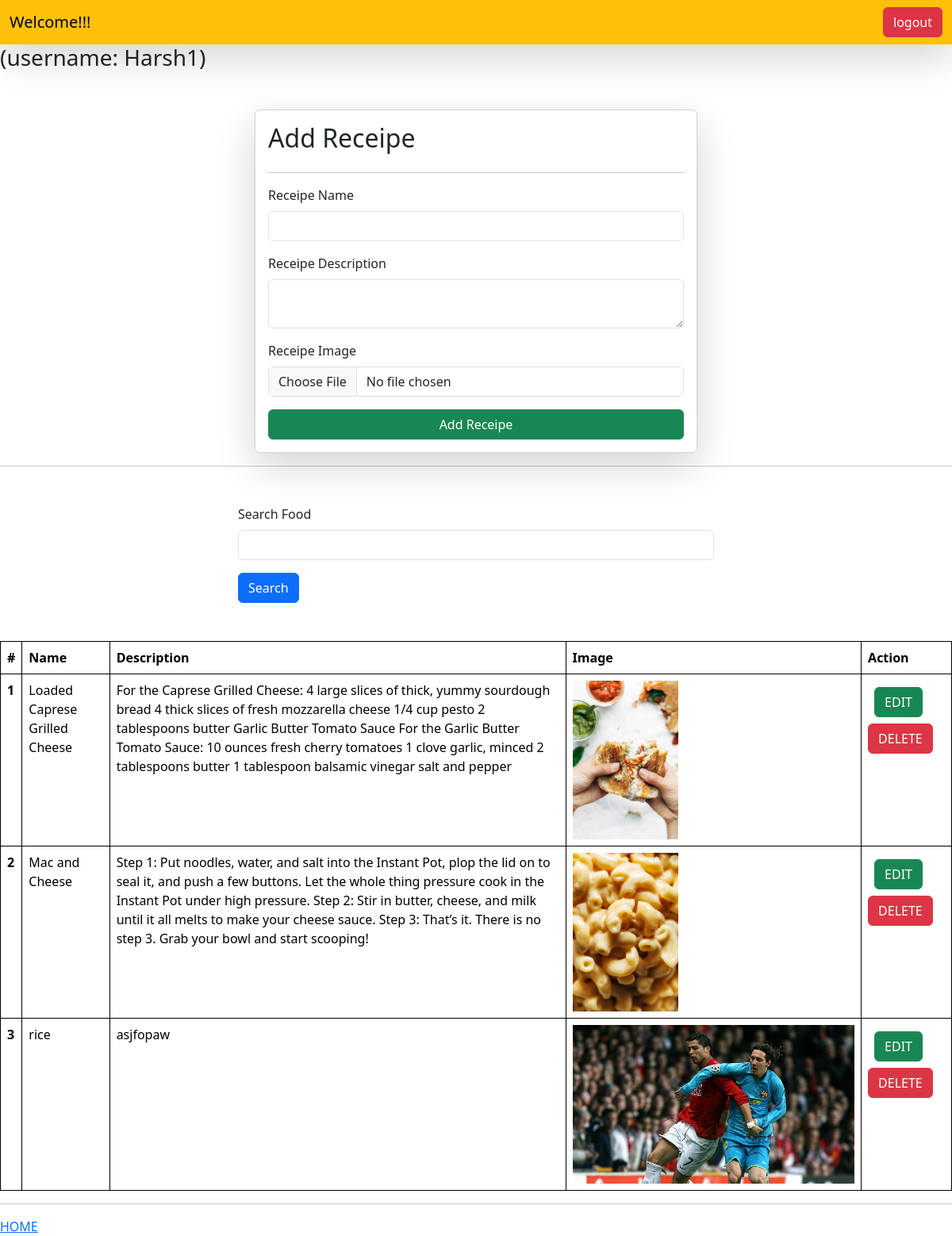
The page /receipes/ (signed in) on the database its author committed.
### vege/models.py (models this page shows)
class Receipe(models.Model):
    user = models.ForeignKey(User, on_delete=models.SET_NULL, null=True, blank=True)
    name = models.CharField(max_length=100)
    description = models.TextField()
    image = models.ImageField(upload_to="receipe")

### vege/views.py (the view, shortened to what this page needs)
# urls.py: path('receipes/', receipes, name='receipes'),
@login_required(login_url="/login/")
def receipes(request):
    query_set = Receipe.objects.all()
    if request.GET.get('search'):
        print(request.GET.get('search'))
        query_set = query_set.filter(name__icontains = request.GET.get('search'))
    context = {'page': 'Receipes page', 'receipes': query_set}
    return render(request, 'receipes.html', context)

### vege/templates/receipes.html (shortened to what this page needs)
{% extends "base.html" %}
{% block startHarsh %}
<h3>{{request.user.first_name}} {{request.user.last_name}} (username: {{request.user}})</h3>
<div class="container mt-5">
    <form class="col-6 mx-auto card p-3 shadow-lg" method="post" enctype="multipart/form-data">
      <h2>Add Receipe</h2>
      <hr>
      <div class="mb-3">
        <label for="exampleInputEmail1" class="form-label" >Receipe Name</label>
        <input name="name" required type="text" class="form-control">
      </div>
      <div class="mb-3">
        <label for="exampleInputPassword1" class="form-label" >Receipe Description</label>
        <textarea class="form-control" name="description" required></textarea>
      </div>
      <div class="mb-3">
          <label for="exampleInputPassword1" class="form-label" >Receipe Image</label>
          <input name="image" type="file" class="form-control"></input>
      </div>
      <button type="submit" class="btn btn-success">Add Receipe</button>
    </form>
</div>
<hr>
<div class="mt-5">
    <div class="mx-auto col-6">
        <form>
            <div class="mb-3">
                <label for="exampleSearch" class="form-label" >Search Food</label>
                <input name="search" type="text" class="form-control">
            </div>
            <button type="submit" class="btn btn-primary">Search</button>
        </form>
    </div>
</div>
<table class="table mt-5">
  <thead>
    <tr>
      <th scope="col">#</th>
      <th scope="col">Name</th>
      <th scope="col">Description</th>
      <th scope="col">Image</th>
      <th scope="col">Action</th>
    </tr>
  </thead>
  <tbody>
    {% for r in receipes %}
        <tr>
          <th scope="row">{{forloop.counter}}</th>
          <td>{{r.name}}</td>
          <td>{{r.description}}</td>
          <td>
              <img src="/media/{{r.image}}" style="height: 200px">
          </td>
          <td>
              <a href="/update-receipe/{{r.id}}/" class="btn btn-success m-2" >EDIT</a>
              <a href="/delete-receipe/{{r.id}}/" class="btn btn-danger">DELETE</a>
          </td>
        </tr>
    {% endfor %}
  </tbody>
</table>
<hr>
<a href="/">
        HOME
</a>
{% endblock %}

### home/templates/base.html (shortened to what this page needs)
<!doctype html>
<html lang="en">
<head>
    <link href="https://cdn.jsdelivr.net/npm/bootstrap@5.3.3/dist/css/bootstrap.min.css" rel="stylesheet">
</head>
<body>
    <nav class="navbar bg-warning shadow-lg" >
      <div class="container-fluid">
        <a class="navbar-brand">Welcome!!!</a>
        <form class="d-flex" role="search">
            {% if request.user.is_authenticated %}
                <a href="/logout/" class="btn btn-danger" type="submit">logout</a>
            {% else %}
                <a href="/login/" class="btn btn-success" type="submit">login</a>
            {% endif %}
        </form>
      </div>
    </nav>
    {% block startHarsh %}
    {% endblock %}
</body>
</html>

### home/templates/base.html (style rules this page uses)
table, th, td { border: 1px solid black; }

### rows shown on the page
Receipe: name "Loaded Caprese Grilled Cheese", description "For the Caprese Grilled Cheese: 4 large slices of thick, yummy sourdough bread 4 thick slices of fresh mozzarella cheese 1/4 cup pesto 2 tablespoons butter Garlic Butter Tomato Sauce For the Garlic Butter Tomato Sauce: 10 ounces fresh cherry tomatoes 1 clove garlic, minced 2 tablespoons butter 1 tablespoon balsamic vinegar salt and pepper", image (picture)
Receipe: name "Mac and Cheese", description "Step 1: Put noodles, water, and salt into the Instant Pot, plop the lid on to seal it, and push a few buttons. Let the whole thing pressure cook in the Instant Pot under high pressure. Step 2: Stir in butter, cheese, and milk until it all melts to make your cheese sauce. Step 3: That’s it. There is no step 3. Grab your bowl and start scooping!", image (picture)
Receipe: name "rice", description "asjfopaw", image (picture)

### other values the page prints
{{ request.user }} "Harsh1"
